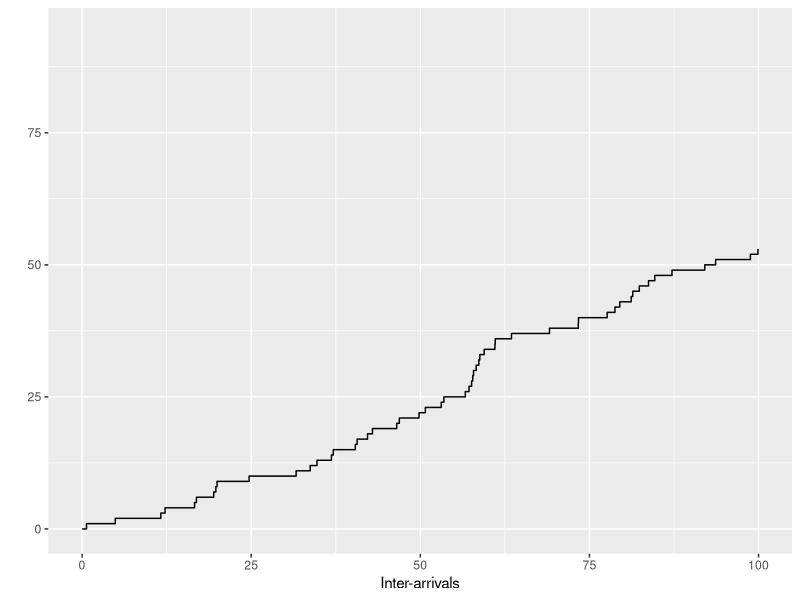

This chart was generated by the following R code:
# ---- 0. Setup and load libraries, if any ----

library(ggplot2)  # load the graphing library


# ---- 1. Exponential samples -> Poisson process ---- 

# First, define the parameters for the exponential distribution
lambda <- 0.5
tmax <- 100  # set a maximum time interval

# Find the number of exponential rv's that can occur within the interval
n <- qpois(1 - 1e-8, lambda = lambda * tmax)

# Sample from the Exponential distribution, which simulates interarrival times
# of events within the interval (0,tmax)

X <- rexp(n = n, rate = lambda)
S <- c(0, cumsum(X))  # take the cumulative sum of all the realizations

# What does the cumulative sum represent?

ggplot(data.frame(S), aes(x=S, y=c(0:n))) +
  geom_step() +
  ylab("") +
  xlab("Inter-arrivals") +
  xlim(0, tmax)

# TODO: Lucia questions: does this adequately simulate the Exponential <> Poisson
# relationship? And, how would you want to add the Poisson distribution to this?